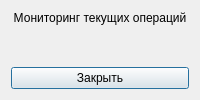
<?xml version="1.0" encoding="UTF-8"?>
<ui version="4.0">
 <class>MonitoringDialogForm</class>
 <widget class="QDialog" name="MonitoringDialogForm">
  <property name="windowTitle">
   <string>Мониторинг районов поиска</string>
  </property>
  <layout class="QVBoxLayout" name="verticalLayout">
   <item>
    <widget class="QLabel" name="labelMonitor">
     <property name="text">
      <string>Мониторинг текущих операций</string>
     </property>
     <property name="alignment">
      <set>Qt::AlignTop|Qt::AlignHCenter</set>
     </property>
    </widget>
   </item>
   <item>
    <widget class="QWidget" name="mapContainer" native="true"/>
   </item>
   <item>
    <widget class="QPushButton" name="btnClose">
     <property name="text">
      <string>Закрыть</string>
     </property>
    </widget>
   </item>
  </layout>
 </widget>
 <resources/>
 <connections/>
</ui>
